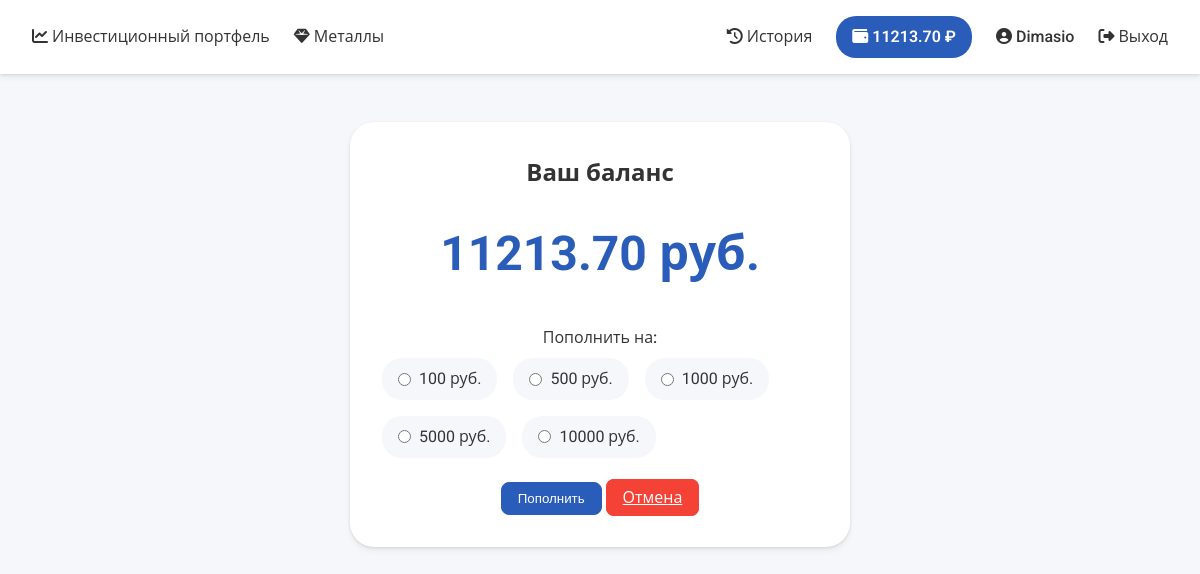
/balance (signed in), run on an earlier commit of the app's database.
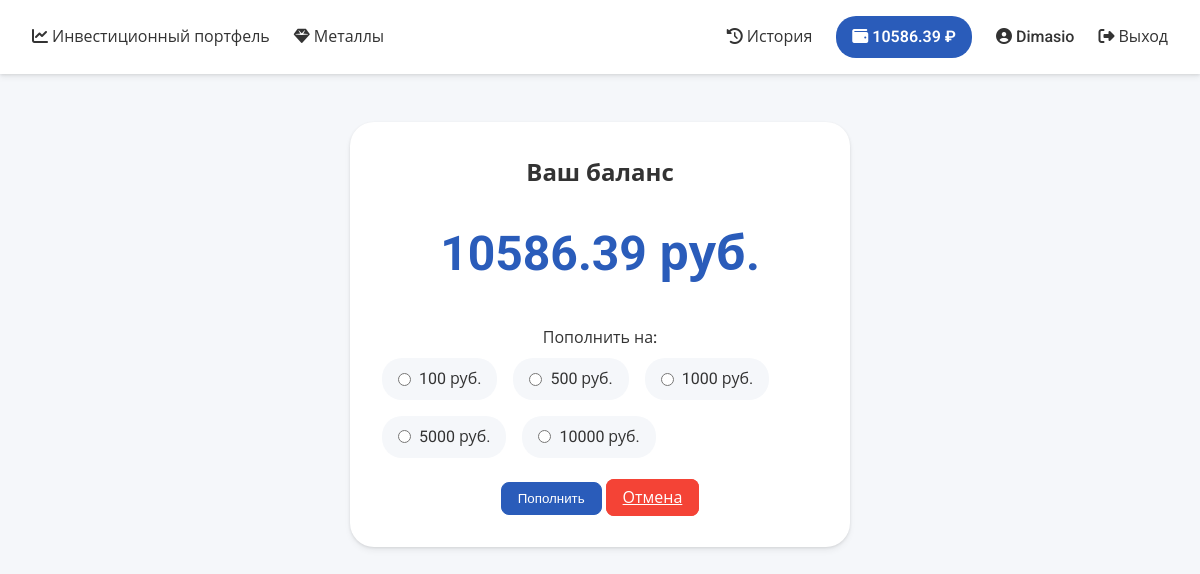
And on a later commit of the database.
### MainApp/models.py (models this page shows)
class Profile(models.Model):
    user = models.OneToOneField(User, on_delete=models.CASCADE)
    balance = models.DecimalField(max_digits=10, decimal_places=2, default=0.00)

### MainApp/modules/profile.py (the view, shortened to what this page needs)
# urls.py: path('balance', profile.Balance, name='balance'),
def Balance(request):
    profile, _ = Profile.objects.get_or_create(user=request.user)
    return render(request, 'htmls/balance.html', {'balance': profile.balance})

### MainApp/templates/htmls/balance.html (shortened to what this page needs)
{% extends 'htmls/main.html' %}
{% block content %}
<div class="balance-container">
    <h2>Ваш баланс</h2>
    <div class="balance-amount">
        <strong>{{ balance|floatformat:2 }} руб.</strong>
    </div>
    <form method="post">
        <div class="form-group">
            <label class="form-label">Пополнить на:</label>
            <div class="amount-options">
                <label><input type="radio" name="income" value="100" required> 100 руб.</label>
                <label><input type="radio" name="income" value="500"> 500 руб.</label>
                <label><input type="radio" name="income" value="1000"> 1000 руб.</label>
                <label><input type="radio" name="income" value="5000"> 5000 руб.</label>
                <label><input type="radio" name="income" value="10000"> 10000 руб.</label>
            </div>
        </div>
        <button type="submit" class="btn btn-outline-success">Пополнить</button>
        <a href="/" class="btn btn-cancel">Отмена</a>
    </form>
</div>
{% endblock %}

### MainApp/templates/htmls/main.html (shortened to what this page needs)
<!DOCTYPE html>
<html lang="ru">
<head>
    {% load static %}
    <link rel="stylesheet" href="{% static 'css/main.css' %}">
    <link rel="stylesheet" href="https://cdnjs.cloudflare.com/ajax/libs/font-awesome/6.4.0/css/all.min.css">
</head>
<header>
    <div>
        <a href="{% url 'home' %}"><i class="fas fa-chart-line"></i> Инвестиционный портфель</a>
        <a href="{% url 'metals' %}"><i class="fas fa-gem"></i> Металлы</a>
    </div>
    <div>
        <a href="{% url 'history' %}"><i class="fas fa-history"></i> История</a>
        {% if user.is_authenticated %}
        <a href="{% url 'balance' %}"><i class="fas fa-wallet"></i> {{ balance|floatformat:2 }} ₽</a>
        <a href="{% url 'profile' %}"><i class="fas fa-user-circle"></i> {{ user.username }}</a>
        <a href="{% url 'logout' %}"><i class="fas fa-sign-out-alt"></i> Выход</a>
        {% else %}
        <a href="{% url 'signup' %}"><i class="fas fa-user-plus"></i> Регистрация</a>
        <a href="{% url 'login' %}"><i class="fas fa-sign-in-alt"></i> Вход</a>
        {% endif %}
    </div>
</header>
<body>
    <main>
        {% block content %}{% endblock %}
    </main>
</body>
</html>

What changed in the data, as far as the page shows it:
changed Profile: balance "11213.70" → "10586.39"
